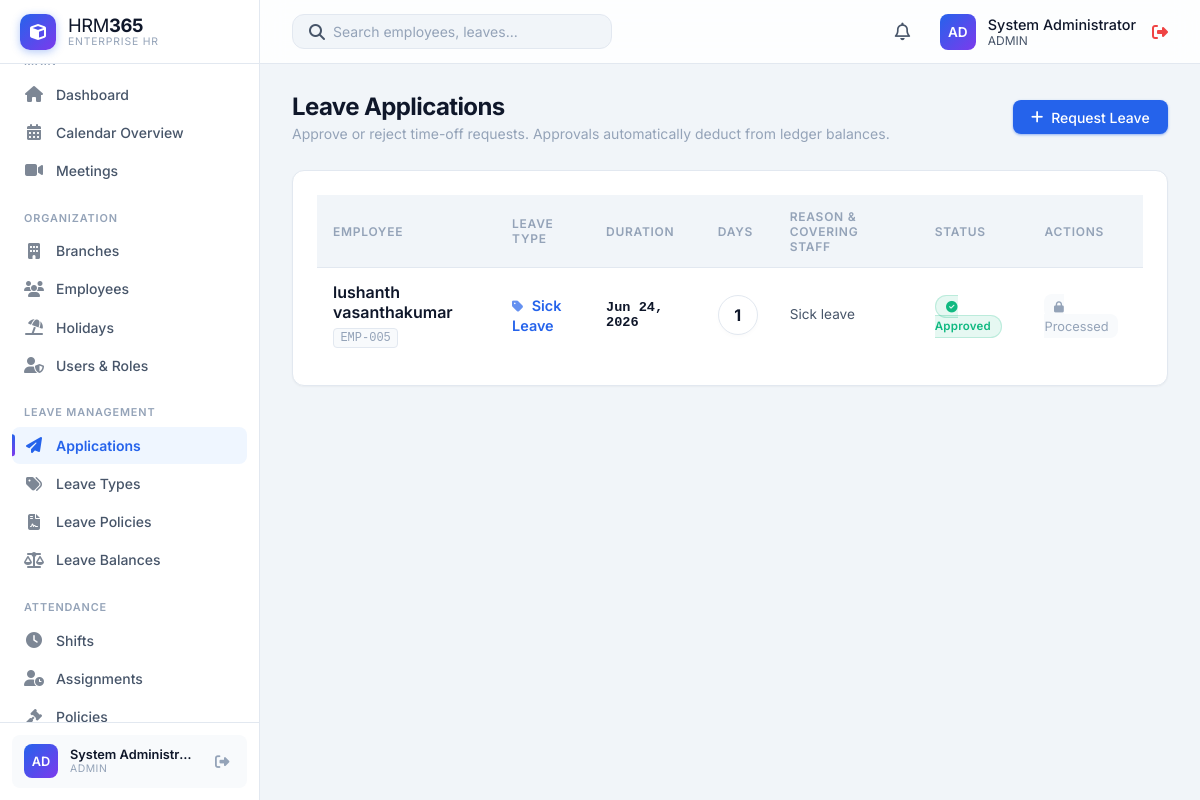
Page /HRM365/modules/leave_applications/index.php (signed in) on the earlier database version.
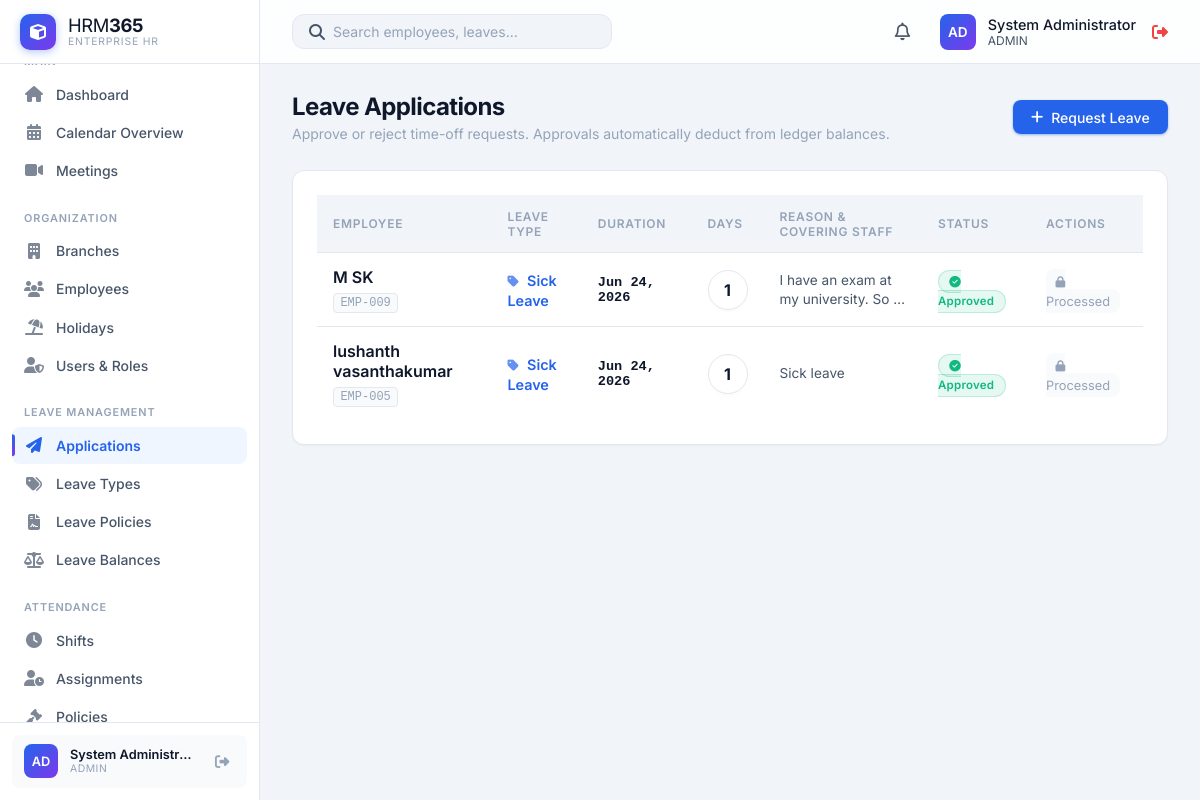
Same page on the later database version.
### tables this page shows
CREATE TABLE `leave_applications` (
  `id` int(11) NOT NULL,
  `employee_id` int(11) NOT NULL,
  `leave_type_id` int(11) NOT NULL,
  `covering_employee_id` int(11) DEFAULT NULL,
  `start_date` date NOT NULL,
  `end_date` date NOT NULL,
  `total_days` decimal(5,2) NOT NULL,
  `reason` text NOT NULL,
  `status` enum('Pending','Approved','Rejected') DEFAULT 'Pending',
  `approved_by` int(11) DEFAULT NULL,
  `created_at` timestamp NOT NULL DEFAULT current_timestamp(),
  `updated_at` timestamp NOT NULL DEFAULT current_timestamp() ON UPDATE current_timestamp()
);

CREATE TABLE `employees` (
  `id` int(11) NOT NULL,
  `employee_code` varchar(20) NOT NULL,
  `first_name` varchar(50) NOT NULL,
  `last_name` varchar(50) NOT NULL,
  `email` varchar(100) NOT NULL,
  `phone` varchar(20) DEFAULT NULL,
  `department` varchar(50) DEFAULT NULL,
  `designation` varchar(50) DEFAULT NULL,
  `status` enum('Active','On Leave','Terminated') DEFAULT 'Active',
  `biometric_user_id` varchar(50) DEFAULT NULL,
  `hire_date` date DEFAULT NULL,
  `created_at` timestamp NOT NULL DEFAULT current_timestamp(),
  `updated_at` timestamp NOT NULL DEFAULT current_timestamp() ON UPDATE current_timestamp(),
  `date_of_birth` date DEFAULT NULL,
  `gender` enum('Male','Female','Other') DEFAULT NULL,
  `address` text DEFAULT NULL,
  `branch_id` int(11) DEFAULT NULL,
  `employment_type` enum('Full-time','Part-time','Contract') DEFAULT NULL,
  `base_salary` decimal(10,2) DEFAULT NULL,
  `profile_photo` varchar(255) DEFAULT NULL,
  `shift_id` int(11) DEFAULT NULL,
  `attendance_policy_id` int(11) DEFAULT NULL
);

CREATE TABLE `leave_types` (
  `id` int(11) NOT NULL,
  `name` varchar(100) NOT NULL,
  `description` text DEFAULT NULL,
  `max_days_per_year` int(11) DEFAULT 0,
  `is_paid` tinyint(1) DEFAULT 1,
  `color` varchar(20) DEFAULT '#3b82f6',
  `status` enum('Active','Inactive') DEFAULT 'Active',
  `created_at` timestamp NOT NULL DEFAULT current_timestamp()
);

### HRM365/modules/leave_applications/index.php (the view, shortened to what the changed rows need)
<?php
require_once '../../includes/auth.php';
$query = "
    SELECT la.*,
           e.first_name, e.last_name, e.employee_code,
           lt.name as leave_name,
           ce.first_name as cover_first, ce.last_name as cover_last
    FROM leave_applications la
    JOIN employees e ON la.employee_id = e.id
    JOIN leave_types lt ON la.leave_type_id = lt.id
    LEFT JOIN employees ce ON la.covering_employee_id = ce.id
";
$params = [];
$query .= " ORDER BY la.created_at DESC";
$stmt = $pdo->prepare($query);
$stmt->execute($params);
$applications = $stmt->fetchAll();
include '../../includes/header.php';
?>
<div class="page-header">
    <div>
        <h1 class="page-title">Leave Applications</h1>
    </div>
</div>
<div class="card">
    <div class="table-container">
        <table class="table">
            <thead>
                <tr>
                    <th>Employee</th>
                    <th>Leave Type</th>
                    <th>Duration</th>
                    <th>Days</th>
                    <th>Reason & Covering Staff</th>
                    <th>Status</th>
                    <th>Actions</th>
                </tr>
            </thead>
            <tbody>
                <?php foreach ($applications as $app): ?>
                <tr>
                    <td style="vertical-align: middle;">
                        <div style="font-weight: 600; color: var(--text-primary); margin-bottom: 0.2rem;"><?php echo htmlspecialchars($app['first_name'] . ' ' . $app['last_name']); ?></div>
                        <div style="font-size: 0.75rem; color: var(--text-muted); font-family: monospace; background: var(--bg-hover); padding: 0.1rem 0.4rem; border-radius: 4px; display: inline-block; border: 1px solid var(--border-color);"><?php echo htmlspecialchars($app['employee_code']); ?></div>
                    </td>
                    <td style="vertical-align: middle;">
                        <span style="color: var(--accent-primary); font-weight: 600; font-size: 0.9rem;"><i class="fas fa-tag" style="font-size: 0.8rem; margin-right: 0.3rem; opacity: 0.7;"></i> <?php echo htmlspecialchars($app['leave_name']); ?></span>
                    </td>
                    <td style="vertical-align: middle; font-family: monospace; font-size: 0.85rem; color: var(--text-secondary);">
                        <?php if ($app['start_date'] === $app['end_date']): ?>
                            <div style="font-weight: 600; color: var(--text-primary);"><?php echo date('M d, Y', strtotime($app['start_date'])); ?></div>
                        <?php endif; ?>
                    </td>
                    <td style="vertical-align: middle;">
                        <div style="background: var(--bg-secondary); border: 1px solid var(--border-color); display: inline-flex; align-items: center; justify-content: center; width: 40px; height: 40px; border-radius: 50%; font-weight: 700; color: var(--text-primary); box-shadow: 0 2px 4px rgba(0,0,0,0.02);">
                            <?php echo floatval($app['total_days']); ?>
                        </div>
                    </td>
                    <td style="vertical-align: middle;">
                        <div style="font-size: 0.85rem; color: var(--text-secondary); max-width: 250px; line-height: 1.4; display: -webkit-box; -webkit-line-clamp: 2; -webkit-box-orient: vertical; overflow: hidden; text-overflow: ellipsis;" title="<?php echo htmlspecialchars($app['reason']); ?>">
                            <?php echo htmlspecialchars($app['reason']); ?>
                        </div>
                    </td>
                    <td style="vertical-align: middle;">
                        <?php if ($app['status'] === 'Pending'): ?>
                            <span class="status-badge" style="background: rgba(245, 158, 11, 0.1); color: var(--accent-warning); border: 1px solid rgba(245, 158, 11, 0.2);"><i class="fas fa-hourglass-half"></i> Pending</span>
                        <?php elseif ($app['status'] === 'Approved'): ?>
                            <span class="status-badge" style="background: rgba(16, 185, 129, 0.1); color: var(--accent-success); border: 1px solid rgba(16, 185, 129, 0.2);"><i class="fas fa-check-circle"></i> Approved</span>
                        <?php else: ?>
                            <span class="status-badge" style="background: rgba(239, 68, 68, 0.1); color: var(--accent-danger); border: 1px solid rgba(239, 68, 68, 0.2);"><i class="fas fa-times-circle"></i> Rejected</span>
                        <?php endif; ?>
                    </td>
                    <td style="vertical-align: middle;">
                        <?php if ($app['status'] === 'Pending' && in_array($currentUser['role'], ['admin', 'HR'])): ?>
                            <div style="display: flex; gap: 0.5rem;">
                                <form action="approve.php" method="POST" style="margin: 0;">
                                    <input type="hidden" name="id" value="<?php echo $app['id']; ?>">
                                    <input type="hidden" name="action" value="approve">
                                    <button type="submit" class="action-btn" style="color: var(--accent-success); background: rgba(16, 185, 129, 0.1); border: 1px solid rgba(16, 185, 129, 0.2); width: 32px; height: 32px;" title="Approve & Deduct"><i class="fas fa-check"></i></button>
                                </form>
                                <form action="approve.php" method="POST" style="margin: 0;">
                                    <input type="hidden" name="id" value="<?php echo $app['id']; ?>">
                                    <input type="hidden" name="action" value="reject">
                                    <button type="submit" class="action-btn" style="color: var(--accent-danger); background: rgba(239, 68, 68, 0.1); border: 1px solid rgba(239, 68, 68, 0.2); width: 32px; height: 32px;" title="Reject"><i class="fas fa-times"></i></button>
                                </form>
                            </div>
                        <?php elseif ($app['status'] === 'Pending'): ?>
                            <span style="font-size: 0.8rem; color: var(--text-muted); background: var(--bg-hover); padding: 0.3rem 0.6rem; border-radius: var(--radius-md);"><i class="fas fa-hourglass-half" style="font-size: 0.7rem;"></i> Waiting</span>
                        <?php else: ?>
                            <span style="font-size: 0.8rem; color: var(--text-muted); background: var(--bg-hover); padding: 0.3rem 0.6rem; border-radius: var(--radius-md);"><i class="fas fa-lock" style="font-size: 0.7rem;"></i> Processed</span>
                        <?php endif; ?>
                    </td>
                </tr>
                <?php endforeach; ?>
            </tbody>
        </table>
    </div>
</div>
<?php include '../../includes/footer.php'; ?>

Differences in the rows shown:
added leave_applications: employee.last_name "M SK", employee.employee_code "EMP-009", leave_type.name "Sick Leave", start_date "Jun 24, 2026", total_days "1", reason "I have an exam at my university. So…", status "Approved" (drawn)
